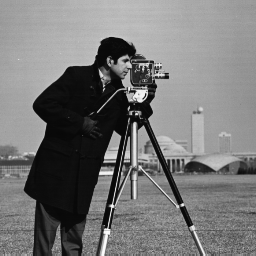
%> input picture Cameraman.bmp, 256 x 256 px
$ octave Huffman_encode.m   (GNU Octave 9; MATLAB toolbox functions it lacks are replaced by stand-ins)
%> lines starting %> are read from the running program, lines starting %| are printed output that depends on the picture
### coder.m

function [ImgTr] = coder(Img,L,Q)
[ligne,colone]=size(Img);

for i=1:L:ligne
    for j=1:L:colone
        ImgTr(i:i+L-1,j:j+L-1) = dct2(Img(i:i+L-1,j:j+L-1));  % DCT Matrix before quantization  lossless !
        ImgTr(i:i+L-1,j:j+L-1)=ImgTr(i:i+L-1,j:j+L-1)./Q;   % quantize   lossy !             %Zigzag
    end
end
ImgTr = int16(ImgTr); %Arrondissement

### Huffman_encode.m
clc
clear all
close all
I = imread('Cameraman.bmp');
%> I is the input picture: size 256x256 uint8; min 7, max 253, mean 118.7
figure(1), imshow(I, [0 255]);
L = 8 ;
Q = [16 11 10 16 24 40 51 61;  % Q standard : qualité 50%
12 12 14 19 26 58 60 55;
14 13 16 24 40 57 69 56;
14 17 22 29 51 87 80 62;
18 22 37 56 68 109 103 77;
24 35 55 64 81 104 113 92;
49 64 78 87 103 121 120 101;
72 92 95 98 112 100 103 99];

 Q = [1 4 16 64 256 1024 4096 16384;    % Q dégradé    2**(2p)
     4 16 64 256 1024 4096 16384 65536;
     16 64 256 1024 4096 16384 65536 262144;
     64 256 1024 4096 16384 65536 262144 1048576;
     256 1024 4096 16384 65536 262144 1048576 4194304;
     1024 4096 16384 65536 262144 1048576 4194304 16777216;
     4096 16384 65536 262144 1048576 4194304 16777216 67108864;
     16384 65536 262144 1048576 4194304 16777216 67108864 268435456];

% q = q_avg(Q);                       % q le pas moyenne
% Q= q*ones(L,L);               % Q moyenne


%%%%%%%%%%%%%%%%%%% CODAGE (DCT , ZIGZAG , RLC , HUFFMAN  %%%%%%%%%%%%%%%%%%%%%%%%%

%%
[ImgTr] = coder(I,L,Q);                  %DCT et Quantization
%> after the loop in coder, `for i=1:L:ligne`:
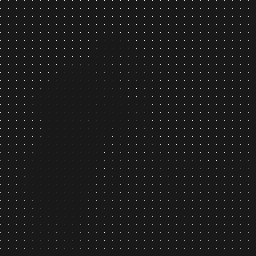
%> ImgTr: size 256x256 double; min -174.4, max 1595.1, mean 14.9; drawn with min black and max white
figure(2), imshow(ImgTr, [0 255]);
%> after `imshow(ImgTr, [0 255])`:
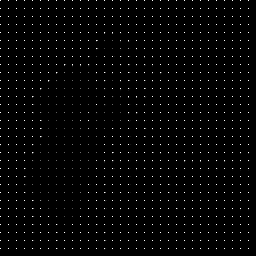
%> displayed picture: size 256x256, on the screen's scale of 0 to 255; min 0, max 255, mean 3.9
[ligne,colone]=size(ImgTr);
%> ligne = 256; colone = 256
table_dict = cell(32);
table_enco = cell(32);
[ImgTr] = coder(I,L,Q);                  %DCT et Quantization
count1 = 0;
count2 = 0;
for i=1:L:ligne    % balayage de haut en bas
    count1 = count1 + 1;
    count2 = 1;
    for j=1:L:colone   % balayage de gauche à droite
        Im_dctq = ImgTr(i:i+L-1,j:j+L-1);
        R = Im_dctq(zigzag(L)); %Zigzag
        Re = rle(R); %RLC
        temp=1;
        temp2=0;
        [row, col] = size(Re);
        pixel_count = row*col;
%         symbol = reshape(Re,[1,row*col]);  %redimensionnement "optionel dans de cas"
        symbol1 = unique(Re);   %sans repetition et en ordre
        len = length(symbol1);   %combien de symboles
        count = ones(1,len);
        prob_pix = ones(1,len);
        for p = 1:len
            k = Re == symbol1(p);   % 1 si contient le symbole correspondant à l'indince "p"
            count(temp) = sum(k(:)); % compter combine de symbole
            prob_pix(temp) = double(count(temp)/pixel_count); % la probabilité du symbole
            temp2 = temp2 + prob_pix(p);
            temp = temp+1;
        end
%> (the run ends here)
